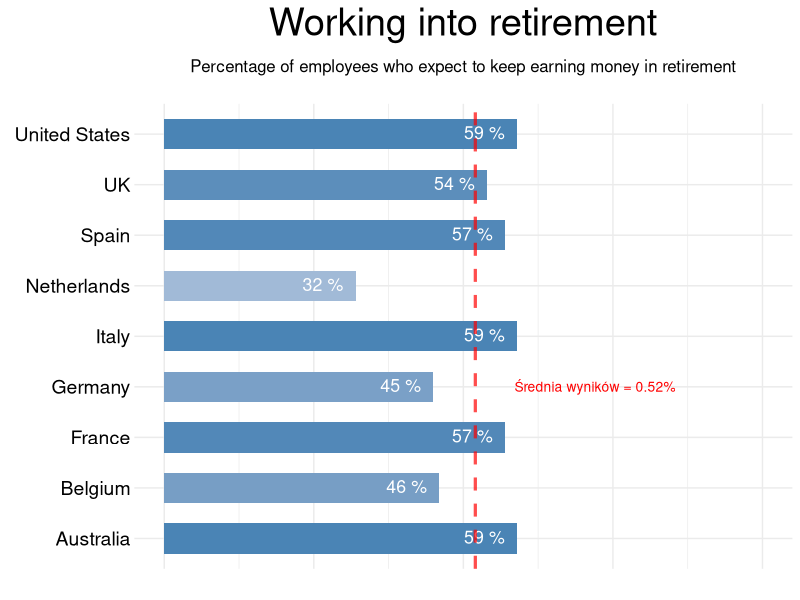

Reproduce this figure in R. (Note: this script raises an error after producing the figure.)
## ---- chunk 1
knitr::opts_chunk$set(cache = TRUE, echo = FALSE)
library(ggplot2)
library(dplyr)
## ---- chunk 2
# nienaruszony kod autora oryginału
countries <- c("Italy","Australia","United States", "Netherlands", "Germany",
               "Spain","France","UK","Belgium")
values <- c(0.59,0.59,0.59,0.32,0.45,0.57,0.57,0.54,0.46)
data <- as.data.frame(cbind(countries,values))
data[,2] <- as.numeric(as.character(values))
data <- data %>%
  arrange((countries))
p <- ggplot(data, aes(x = countries, y = values, fill = values)) +
  coord_flip() +
  geom_bar(stat="identity",width = 0.6) +
  scale_fill_continuous(high = "steelblue", low = "white",limits=c(0, 0.6)) +
  geom_text(aes(label = paste(values * 100, "%")), vjust=0.4, hjust=1.3, size=4.5, color = "white") +
  labs(title = "Working into retirement", x = "Countries", y = "",
       subtitle = "Percentage of employees who expect to keep earning money in retirement") +
  theme_minimal() +
  theme(
    axis.text.x = element_blank(),
    axis.title.y = element_blank(),
    axis.ticks.x = element_blank(),
    axis.text.y = element_text(color = "black", size = 14, margin = margin(15,0,5,5)),
    plot.title = element_text(size=rel(2.5), hjust=0.5),
    plot.subtitle = element_text(size=rel(1.1), margin = margin(5,5,20,5), hjust=0.5),
    legend.position = "none"
    ) + 
  ylim(0,1) +
  geom_hline(aes(yintercept = mean(values)), color = "red", size = 1.1, alpha = 0.7,lty="dashed") +
  annotate("text",x=4,y=0.72,size=rel(3.5),label=c("Średnia wyników = 0.52%"), color = "red")
p
## ---- chunk 3
knitr::include_graphics("wykresWojtka.png")
